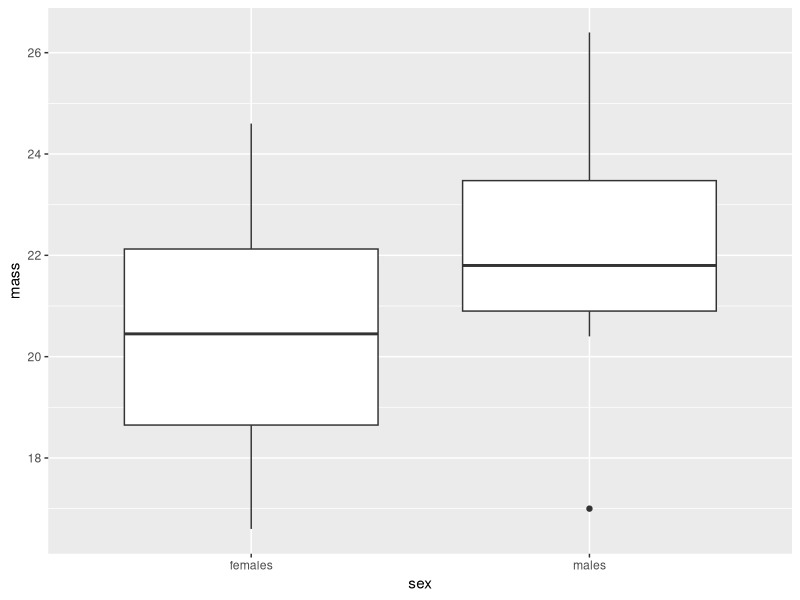

Write R code to recreate this figure.
#import dataset
chaff <- read.table("raw_data/chaff.txt", header = TRUE)

#tidy data
library(tidyverse)
chaff2 <- gather(chaff, key = sex, mass)
  
#summarise data in a new dataframe
chaff_sum <- chaff2 %>% 
  group_by(sex) %>% 
  summarise(mean = mean(mass),
            n = length(mass),
            std= sd(mass),
            se = std/sqrt(n))

#analyse data using an anova
anova <- aov(mass ~ sex, data = chaff2)
summary(anova)
#there is a significant difference in mass between sexes

#create a box and whisker figure from chaff2 dataset
library(ggplot2)
chaff2 %>% ggplot(aes(x = sex, y = mass)) +
  geom_boxplot()

#another brilliant workshop






